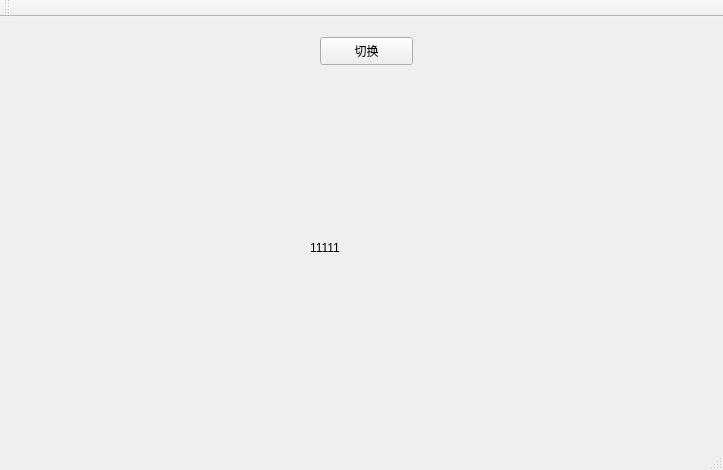
<?xml version="1.0" encoding="UTF-8"?>
<ui version="4.0">
 <class>MainWindow</class>
 <widget class="QMainWindow" name="MainWindow">
  <property name="geometry">
   <rect>
    <x>0</x>
    <y>0</y>
    <width>723</width>
    <height>470</height>
   </rect>
  </property>
  <property name="windowTitle">
   <string>MainWindow</string>
  </property>
  <widget class="QWidget" name="centralWidget">
   <widget class="QStackedWidget" name="stackedWidget">
    <property name="geometry">
     <rect>
      <x>180</x>
      <y>100</y>
      <width>371</width>
      <height>251</height>
     </rect>
    </property>
    <property name="currentIndex">
     <number>0</number>
    </property>
    <widget class="QWidget" name="page">
     <widget class="QLabel" name="label">
      <property name="geometry">
       <rect>
        <x>130</x>
        <y>100</y>
        <width>141</width>
        <height>61</height>
       </rect>
      </property>
      <property name="text">
       <string>11111</string>
      </property>
     </widget>
    </widget>
    <widget class="QWidget" name="page_2">
     <widget class="QLabel" name="label_2">
      <property name="geometry">
       <rect>
        <x>110</x>
        <y>90</y>
        <width>171</width>
        <height>71</height>
       </rect>
      </property>
      <property name="text">
       <string>2222222</string>
      </property>
     </widget>
    </widget>
   </widget>
   <widget class="QPushButton" name="pushButton">
    <property name="geometry">
     <rect>
      <x>320</x>
      <y>20</y>
      <width>93</width>
      <height>28</height>
     </rect>
    </property>
    <property name="text">
     <string>切换</string>
    </property>
   </widget>
  </widget>
  <widget class="QMenuBar" name="menuBar">
   <property name="geometry">
    <rect>
     <x>0</x>
     <y>0</y>
     <width>723</width>
     <height>26</height>
    </rect>
   </property>
  </widget>
  <widget class="QToolBar" name="mainToolBar">
   <attribute name="toolBarArea">
    <enum>TopToolBarArea</enum>
   </attribute>
   <attribute name="toolBarBreak">
    <bool>false</bool>
   </attribute>
  </widget>
  <widget class="QStatusBar" name="statusBar"/>
 </widget>
 <layoutdefault spacing="6" margin="11"/>
 <resources/>
 <connections/>
</ui>
